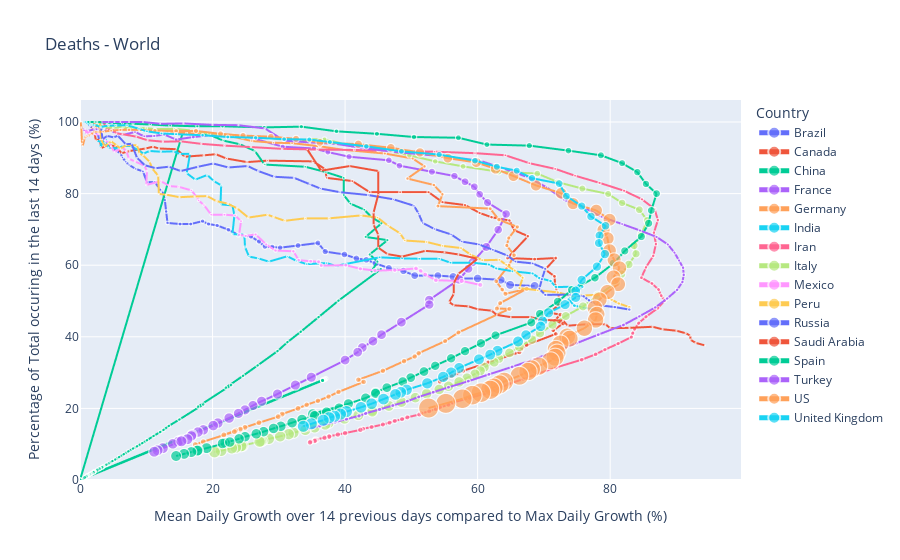

Notebook code cell kept with this figure:
### Markdown cell above
### Plot

### Code cell
list_top_16_countries = daily_cases_global.sort_values(daily_cases_global.columns[-2], ascending=False).reset_index()['Country/Region'][:16].to_list()    
ct_w.value = list_top_16_countries


if cases_w.value == 'Confirmed Cases':

    daily_cases_global_2 = plot_phase_space_world(daily_cases_global, 
                                           title = cases_w.value, time_window=int(tw_w.value), 
                                           n_cases = min_w.value, country=ct_w.value)
elif cases_w.value == 'Deaths':
    daily_deaths_global_2 = plot_phase_space_world(daily_deaths_global, 
                                            title = cases_w.value, time_window=int(tw_w.value), 
                                            n_cases = min_w.value, country=ct_w.value)
else:
    print('ERROR in dataframe')
